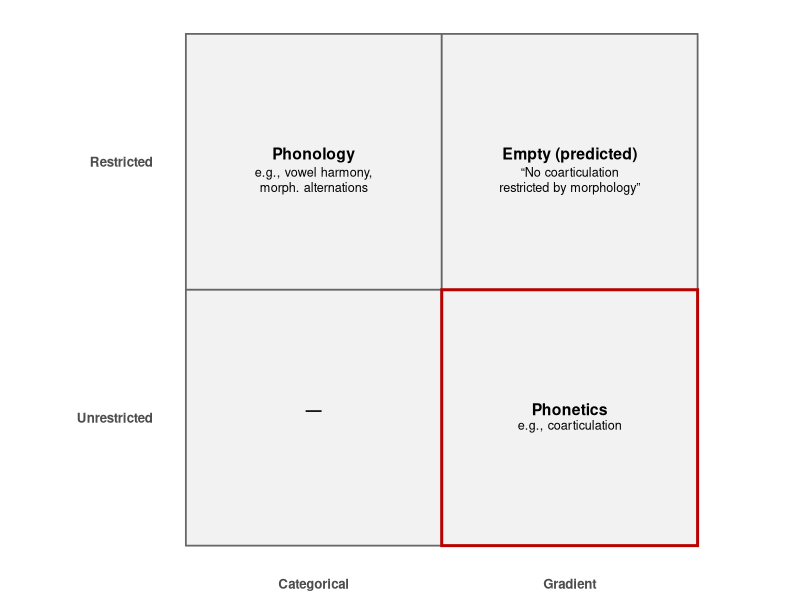
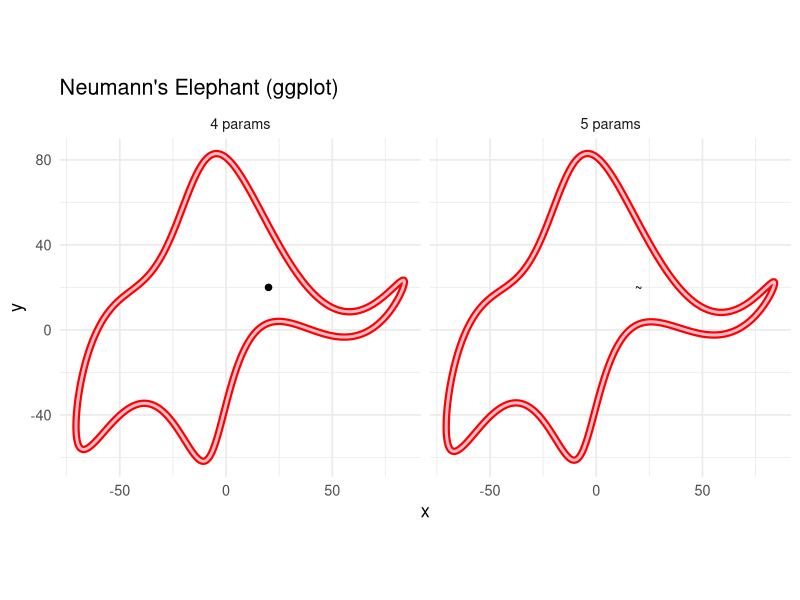
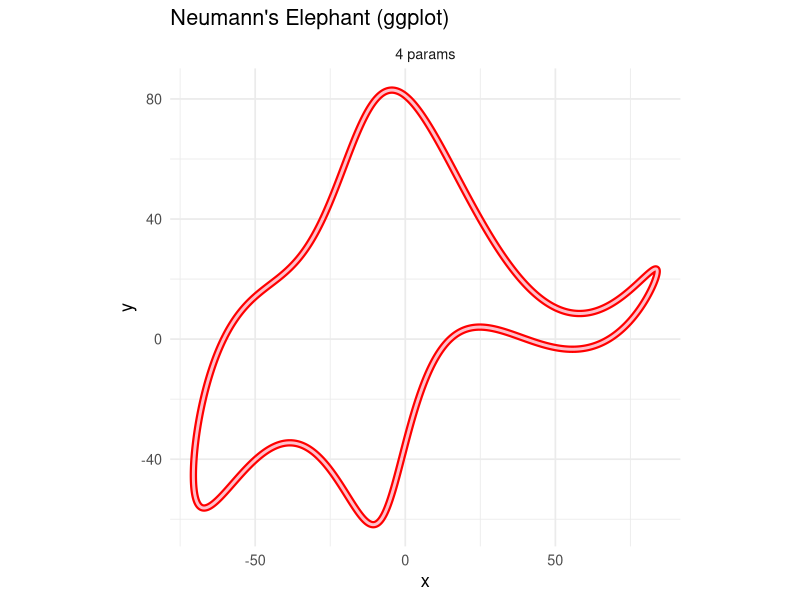

R code for these plots, in order:
## ---- chunk 1
#| label: fig-typology-grid
#| fig-cap: "A schematic 2×2 for Kate’s asymmetry. The gradient+restricted quadrant is predicted empty."
#| message: false
#| warning: false

library(ggplot2)
library(dplyr)
library(tibble)

grid <- tibble(
  x = factor(c("Categorical","Categorical","Gradient","Gradient"),
             levels = c("Categorical","Gradient")),
  y = factor(c("Restricted","Unrestricted","Restricted","Unrestricted"),
             levels = c("Restricted","Unrestricted")),
  box = c("Phonology", "—", "Empty (predicted)", "Phonetics"),
  note = c("e.g., vowel harmony,\nmorph. alternations",
           "",
           "“No coarticulation\nrestricted by morphology”",
           "e.g., coarticulation")
)

# numeric positions for highlighting the lower-left tile cleanly
grid_num <- grid %>%
  mutate(xn = as.numeric(x), yn = as.numeric(y))

gg <- ggplot(grid, aes(x, y)) +
  # tiles and borders
  geom_tile(fill = "grey95", color = "grey40", linewidth = 0.6) +
  # red outline around Gradient + Restricted (predicted empty)
  geom_rect(
    data = filter(grid_num, x == "Gradient", y == "Restricted"),
    aes(xmin = xn - 0.5, xmax = xn + 0.5, ymin = yn - 0.5, ymax = yn + 0.5),
    inherit.aes = FALSE, fill = NA, color = "#bb0000", linewidth = 1
  ) +
  # main labels
  geom_text(aes(label = box), fontface = "bold", vjust = -0.2, size = 4) +
  # notes beneath each label
  geom_text(aes(label = note), vjust = 1.2, lineheight = 1.0, size = 3.2) +
  # put Restricted on top row for readability
  scale_y_discrete(limits = rev(levels(grid$y))) +
  labs(x = NULL, y = NULL) +
  coord_fixed() +
  theme_minimal(base_size = 12) +
  theme(
    panel.grid = element_blank(),
    axis.text = element_text(face = "bold")
  )

gg

## ---- chunk 2
#| label: fig-elephant
#| fig-cap: "“With four parameters I can fit an elephant.” The outline is generated by a short Fourier series using complex coefficients."
#| fig-alt: "Red–pink outline of an elephant drawn by a Fourier series, shown with axes."
#| out-width: 80%
#| fig-align: center
#| message: false
#| warning: false

library(ggplot2)

# --- parameters (as in your code) ---
param  <- c(50-30i, 18+8i, 12-10i, -14-60i, 1+20i)
parar  <- param * exp(1i*pi/2)                # rotate 90°
tv     <- seq(0, 2*pi, length.out = 1000)

# Vectorized Fourier helper (same math as your recursive version)
fourier_vec <- function(tt, cc) {
  n <- seq_along(cc)
  cosmat <- cos(outer(tt, n, `*`))
  sinmat <- sin(outer(tt, n, `*`))
  as.vector(cosmat %*% Re(cc) + sinmat %*% Im(cc))
}

# Build one frame
build_curve <- function(i) {
  Cx <- complex(length(param))
  Cy <- complex(length(param))
  Cx[1] <- parar[1] + Im(param[1])
  Cx[2] <- parar[2] + Im(param[2])
  Cx[3] <- Re(param[3])
  Cx[4] <- Re(param[5]) - (i-1)   # trunk wiggle
  Cx[5] <- Re(param[4])

  Cy[1] <- param[1] - Re(param[1]) + Im(param[4])
  Cy[2] <- param[2] - Re(param[2])
  Cy[3] <- param[3] - Re(param[3])
  # Cy[4:5] remain 0+0i (as in your code)

  x <- fourier_vec(tv, Cx)
  y <- fourier_vec(tv, Cy)

  # Base plot used: plot(y, -x, ...)
  data.frame(
    X = y,
    Y = -x,
    frame = factor(i, levels = 1:2, labels = c("4 params","5 params"))
  )
}

curves <- rbind(build_curve(1), build_curve(2))

# Eye: pch=20 (filled) on frame 1, pch=126 ("~") on frame 2
eyes <- data.frame(
  X = rep(Im(param[5]), 2),
  Y = rep(Im(param[5]), 2),
  frame = factor(c("4 params","5 params"), levels = c("4 params","5 params")),
  shape = c(20, 126)
)

p <- ggplot(curves, aes(X, Y)) +
  # thick red under-stroke
  geom_path(aes(group = frame), size = 2.5, color = "red") +
  # thinner pink over-stroke
  geom_path(aes(group = frame), size = 1, color = "pink") +
  # eye (exact pch replication)
  geom_point(data = eyes, aes(shape = shape), size = 3, color = "black") +
  scale_shape_identity() +
  coord_fixed() +
  facet_wrap(~ frame, nrow = 1) +
  labs(x = "x", y = "y", title = "Neumann's Elephant (ggplot)") +
  theme_minimal(base_size = 13)


p_crop <- p
p_crop$layers <- Filter(function(l) !inherits(l$geom, "GeomPoint"), p$layers)
p_crop <- p_crop %+% subset(curves, frame == "4 params") + coord_fixed() 

ggsave("fourier_elephant.png", plot = p_crop, width = 8, height = 4, dpi = 300)

p 

